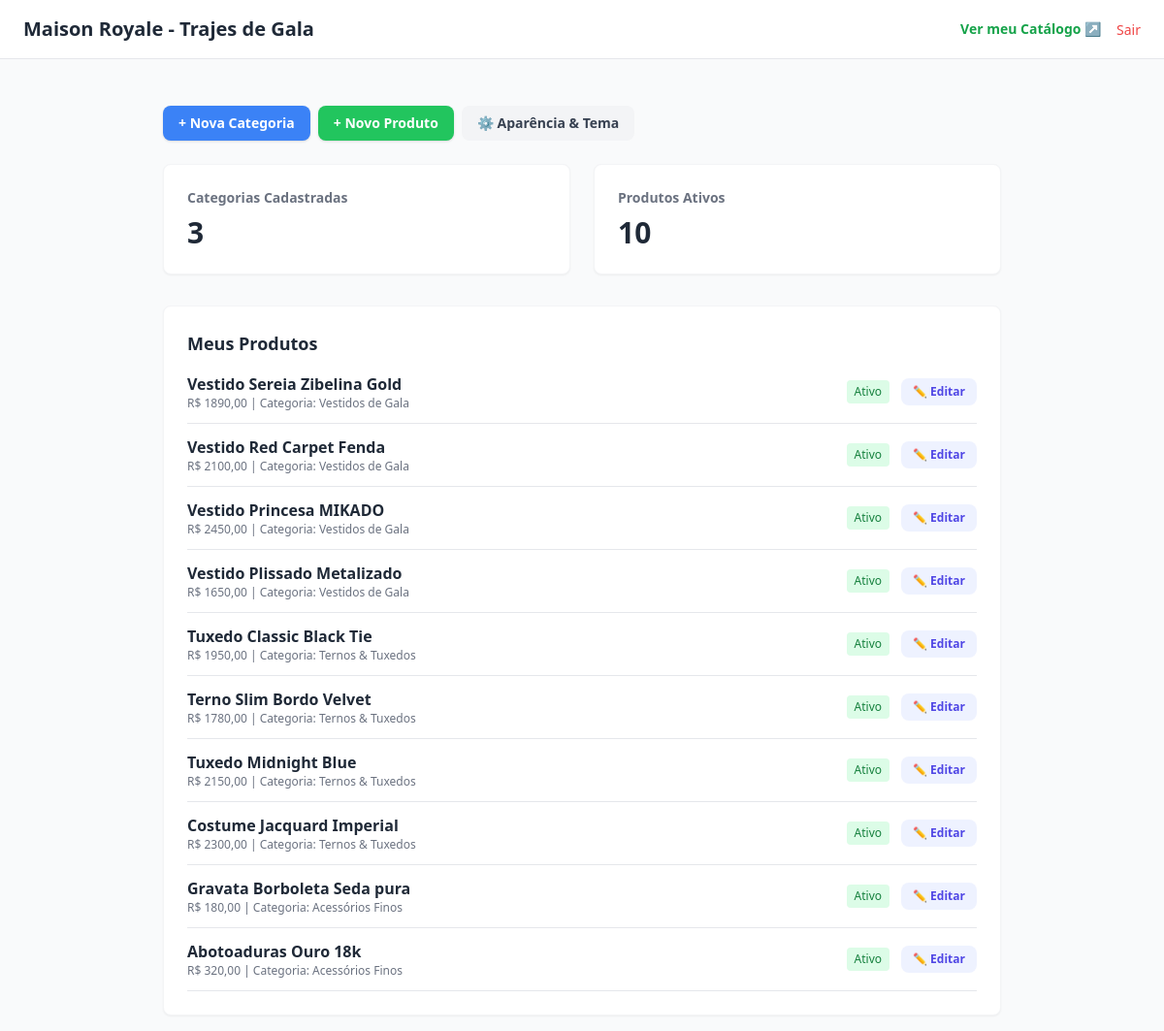
Page /painel/ (signed in) on the committed database.
### catalogo/models.py (models this page shows, shortened)
class Lojista(models.Model):
    TEMAS_CHOICES = [
        ('modern_emerald', 'Emerald Clean (Verde & Padrão)'),
        ('dark_neon', 'Dark Premium (Escuro & Neon)'),
        ('warm_sunset', 'Warm Sunset (Laranja & Gourmet)'),
        ('minimal_nordic', 'Minimal Nordic (Cinza & Elegante)'),
        ('vibrant_purple', 'Vibrant Tech (Roxo & Moderno)'),
        ('candy_pastels', 'Candy Pastels (Rosa & Suave)'),
        ('rustic_earth', 'Rustic Earth (Café & Artesanal)'),
        ('sport_fire', 'Sport Fire (Preto & Vermelho)'),
        ('ocean_breeze', 'Ocean Breeze (Azul & Frescor)'),
        ('luxury_gold', 'Luxury Gold (Preto & Dourado)'),
        ('cyber_punk', 'Cyber Punk (Roxo & Magenta Neon)'),
        ('sunset_drive', 'Sunset Drive (Laranja & Coral)'),
        ('mint_fresh', 'Mint Fresh (Menta & Saúde)'),
        ('vintage_craft', 'Vintage Craft (Vinho & Retrô)'),
        ('royal_blue', 'Royal Blue (Azul & Corporativo)'),
    ]
    user = models.OneToOneField('auth.User', on_delete=models.CASCADE)
    nome_loja = models.CharField(max_length=100)
    slug = models.SlugField(unique=True)
    whatsapp = models.CharField(max_length=20)
    tema = models.CharField(max_length=30, choices=TEMAS_CHOICES, default='minimal_nordic')

class Produto(models.Model):
    lojista = models.ForeignKey(Lojista, on_delete=models.CASCADE, related_name='produtos')
    categoria = models.ForeignKey(Categoria, on_delete=models.CASCADE, related_name='produtos')
    nome = models.CharField(max_length=150)
    descricao = models.TextField(blank=True)
    preco_base = models.DecimalField(max_digits=8, decimal_places=2)
    foto = models.ImageField(upload_to=caminho_foto_produto, blank=True, null=True)
    foto2 = models.ImageField(upload_to=caminho_foto_produto, blank=True, null=True)
    ativo = models.BooleanField(default=True)

class Categoria(models.Model):
    lojista = models.ForeignKey(Lojista, on_delete=models.CASCADE, related_name='categorias')
    nome = models.CharField(max_length=50)
    ordem = models.IntegerField(default=0)
    class Meta:
        ordering = ['ordem', 'nome']

### catalogo/views.py (the view, shortened to what this page needs)
# urls.py: path('painel/', views.painel_lojista, name='painel_lojista'),
@login_required
def painel_lojista(request):
    lojista = getattr(request.user, 'lojista', None)
    produtos = Produto.objects.filter(lojista=lojista)
    categorias = Categoria.objects.filter(lojista=lojista)
    context = {
        'lojista': lojista,
        'produtos': produtos,
        'categorias': categorias,
    }
    return render(request, 'painel/index.html', context)

### catalogo/templates/painel/index.html (shortened to what this page needs)
<!DOCTYPE html>
<html lang="pt-br">
<head>
    <script src="https://cdn.tailwindcss.com"></script>
</head>
<body class="bg-gray-50 min-h-screen">
    <nav class="bg-white border-b px-6 py-4 flex justify-between items-center">
        <h1 class="font-bold text-xl text-gray-800">{{ lojista.nome_loja }}</h1>
        <div class="flex items-center gap-4">
            <a href="/{{ lojista.slug }}/" target="_blank" class="text-sm text-green-600 font-semibold hover:underline">
                Ver meu Catálogo ↗
            </a>
            <form action="{% url 'catalogo:logout' %}" method="post">
                <button type="submit" class="text-sm text-red-500 hover:underline">Sair</button>
            </form>
        </div>
    </nav>
    <main class="max-w-4xl mx-auto mt-8 p-4">
        <div class="flex gap-2 mb-6">
            <a href="{% url 'catalogo:cadastrar_categoria' %}" class="bg-blue-500 hover:bg-blue-600 text-white text-sm font-bold px-4 py-2 rounded-lg shadow transition">
                + Nova Categoria
            </a>
            <a href="{% url 'catalogo:cadastrar_produto' %}" class="bg-green-500 hover:bg-green-600 text-white text-sm font-bold px-4 py-2 rounded-lg shadow transition">
                + Novo Produto
            </a>
            <a href="{% url 'catalogo:configuracoes_lojista' %}" class="bg-gray-100 hover:bg-gray-200 text-gray-700 text-sm font-semibold px-4 py-2 rounded-lg transition">
                ⚙️ Aparência & Tema
            </a>
        </div>
        <div class="grid grid-cols-1 md:grid-cols-2 gap-6 mb-8">
            <div class="bg-white p-6 rounded-lg shadow-sm border border-gray-100">
                <h3 class="text-gray-500 text-sm font-semibold">Categorias Cadastradas</h3>
                <p class="text-3xl font-bold text-gray-800 mt-2">{{ categorias.count }}</p>
            </div>
            <div class="bg-white p-6 rounded-lg shadow-sm border border-gray-100">
                <h3 class="text-gray-500 text-sm font-semibold">Produtos Ativos</h3>
                <p class="text-3xl font-bold text-gray-800 mt-2">{{ produtos.count }}</p>
            </div>
        </div>
        <div class="bg-white rounded-lg shadow-sm border border-gray-100 p-6">
            <h2 class="text-lg font-bold text-gray-800 mb-4">Meus Produtos</h2>
            <div class="space-y-3">
                {% for p in produtos %}
                <div class="flex items-center justify-between border-b pb-3">
                    <div>
                        <p class="font-semibold text-gray-800">{{ p.nome }}</p>
                        <p class="text-xs text-gray-500">R$ {{ p.preco_base }} | Categoria: {{ p.categoria.nome }}</p>
                    </div>
                    <div class="flex items-center gap-3">
                        <span class="text-xs px-2 py-1 rounded {% if p.ativo %}bg-green-100 text-green-700{% else %}bg-gray-100 text-gray-600{% endif %}">
                            {% if p.ativo %}Ativo{% else %}Inativo{% endif %}
                        </span>
                        <button type="button"
                            onclick="abrirModalEditar('{{ p.id }}', '{{ p.nome|escapejs }}', '{{ p.preco_base }}', '{{ p.categoria.id }}', '{{ p.ativo|yesno:'true,false' }}', '{% if p.foto %}{{ p.foto.url }}{% endif %}', '{% if p.foto2 %}{{ p.foto2.url }}{% endif %}')"
                            class="bg-indigo-50 hover:bg-indigo-100 text-indigo-600 text-xs font-semibold px-3 py-1.5 rounded-lg transition">
                        ✏️ Editar
                    </button>
                    </div>
                </div>
                {% empty %}
                <p class="text-gray-400 text-sm">Nenhum produto cadastrado ainda.</p>
                {% endfor %}
            </div>
        </div>
    </main>
</body>
</html>

### rows in the picture
Lojista: nome_loja "Maison Royale - Trajes de Gala"
Produto: nome "Vestido Sereia Zibelina Gold", preco_base "1890,00", categoria.nome "Vestidos de Gala", ativo "Ativo"
Produto: nome "Vestido Red Carpet Fenda", preco_base "2100,00", categoria.nome "Vestidos de Gala", ativo "Ativo"
Produto: nome "Vestido Princesa MIKADO", preco_base "2450,00", categoria.nome "Vestidos de Gala", ativo "Ativo"
Produto: nome "Vestido Plissado Metalizado", preco_base "1650,00", categoria.nome "Vestidos de Gala", ativo "Ativo"
Produto: nome "Tuxedo Classic Black Tie", preco_base "1950,00", categoria.nome "Ternos & Tuxedos", ativo "Ativo"
Produto: nome "Terno Slim Bordo Velvet", preco_base "1780,00", categoria.nome "Ternos & Tuxedos", ativo "Ativo"
Produto: nome "Tuxedo Midnight Blue", preco_base "2150,00", categoria.nome "Ternos & Tuxedos", ativo "Ativo"
Produto: nome "Costume Jacquard Imperial", preco_base "2300,00", categoria.nome "Ternos & Tuxedos", ativo "Ativo"
Produto: nome "Gravata Borboleta Seda pura", preco_base "180,00", categoria.nome "Acessórios Finos", ativo "Ativo"
Produto: nome "Abotoaduras Ouro 18k", preco_base "320,00", categoria.nome "Acessórios Finos", ativo "Ativo"

### other values in the picture
{{ categorias.count }} "3"
{{ produtos.count }} "10"
